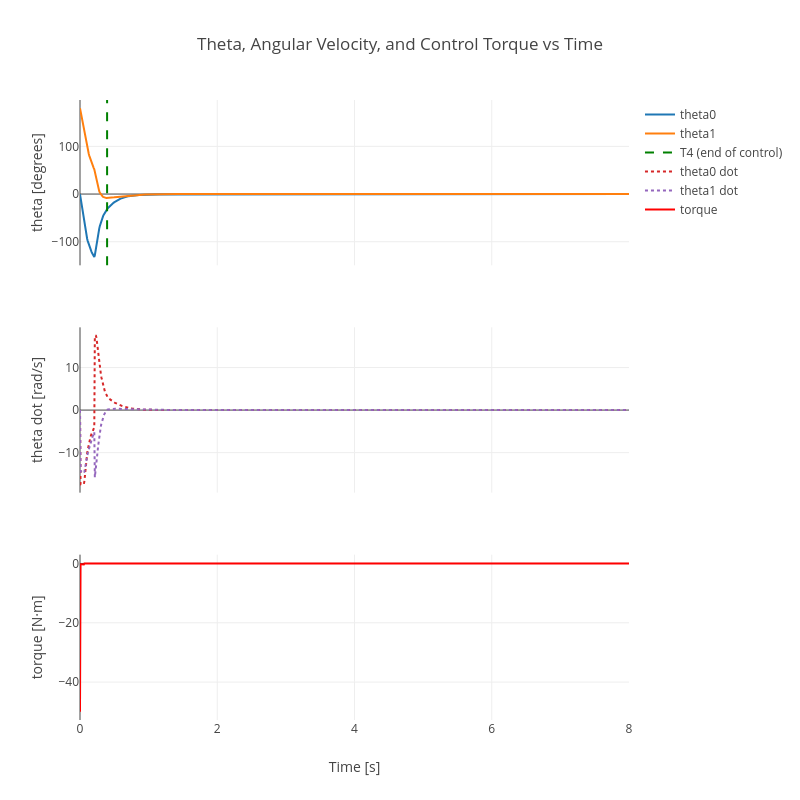

Write notebook code for a chart like this one.
### Code cell
fig = make_subplots(rows=3, cols=1, shared_xaxes=True)

fig.add_trace(
    go.Scatter(x=sol.t, y=sol.y[0] / DEGREES, name="theta0"),
    row=1, col=1,
)
fig.add_trace(
    go.Scatter(x=sol.t, y=sol.y[1] / DEGREES, name="theta1"),
    row=1, col=1,
)
fig.add_vline(
    x=res.x[-1],
    line=dict(color="green", dash="dash"),
    row=1, col=1,
)
fig.add_trace(
    go.Scatter(
        x=[None], y=[None], mode="lines",
        line=dict(color="green", dash="dash"),
        name="T4 (end of control)",
    ),
    row=1, col=1,
)

fig.add_trace(
    go.Scatter(
        x=sol.t, y=sol.y[2], name="theta0 dot",
        line=dict(dash="dot"),
    ),
    row=2, col=1,
)
fig.add_trace(
    go.Scatter(
        x=sol.t, y=sol.y[3], name="theta1 dot",
        line=dict(dash="dot"),
    ),
    row=2, col=1,
)

fig.add_trace(
    go.Scatter(
        x=sol.t, y=torques, name="torque",
        line=dict(color="red"),
    ),
    row=3, col=1,
)

fig.update_layout(
    title="Theta, Angular Velocity, and Control Torque vs Time",
    width=800,
    height=800,
)
fig.update_yaxes(title_text="theta [degrees]", showgrid=True, row=1, col=1)
fig.update_yaxes(title_text="theta dot [rad/s]", showgrid=True, row=2, col=1)
fig.update_yaxes(title_text="torque [N·m]", showgrid=True, row=3, col=1)
fig.update_xaxes(showgrid=True)
fig.update_xaxes(title_text="Time [s]", row=3, col=1)

fig.show()

### Figure 1 — Plotly figure (JSON) as saved in the notebook; plotly's stock layout.template omitted (floating-point values rounded to 4 significant figures; data arrays with more than 128 entries replaced by an {"elided": "..."} marker saying what was removed)
{"data": [{"name": "theta0", "type": "scatter", "x": {"elided": "1000 float values"}, "xaxis": "x", "y": {"elided": "1000 float values"}, "yaxis": "y"}, {"name": "theta1", "type": "scatter", "x": {"elided": "1000 float values"}, "xaxis": "x", "y": {"elided": "1000 float values"}, "yaxis": "y"}, {"line": {"color": "green", "dash": "dash"}, "mode": "lines", "name": "T4 (end of control)", "type": "scatter", "x": [null], "xaxis": "x", "y": [null], "yaxis": "y"}, {"line": {"dash": "dot"}, "name": "theta0 dot", "type": "scatter", "x": {"elided": "1000 float values"}, "xaxis": "x2", "y": {"elided": "1000 float values"}, "yaxis": "y2"}, {"line": {"dash": "dot"}, "name": "theta1 dot", "type": "scatter", "x": {"elided": "1000 float values"}, "xaxis": "x2", "y": {"elided": "1000 float values"}, "yaxis": "y2"}, {"line": {"color": "red"}, "name": "torque", "type": "scatter", "x": {"elided": "1000 float values"}, "xaxis": "x3", "y": {"elided": "1000 float values"}, "yaxis": "y3"}], "layout": {"height": 800, "shapes": [{"line": {"color": "green", "dash": "dash"}, "type": "line", "x0": 0.3949, "x1": 0.3949, "xref": "x", "y0": 0, "y1": 1, "yref": "y domain"}], "title": {"text": "Theta, Angular Velocity, and Control Torque vs Time"}, "width": 800, "xaxis": {"anchor": "y", "domain": [0, 1], "matches": "x3", "showgrid": true, "showticklabels": false}, "xaxis2": {"anchor": "y2", "domain": [0, 1], "matches": "x3", "showgrid": true, "showticklabels": false}, "xaxis3": {"anchor": "y3", "domain": [0, 1], "showgrid": true, "title": {"text": "Time [s]"}}, "yaxis": {"anchor": "x", "domain": [0.7333, 1], "showgrid": true, "title": {"text": "theta [degrees]"}}, "yaxis2": {"anchor": "x2", "domain": [0.3667, 0.6333], "showgrid": true, "title": {"text": "theta dot [rad/s]"}}, "yaxis3": {"anchor": "x3", "domain": [0, 0.2667], "showgrid": true, "title": {"text": "torque [N·m]"}}}}
